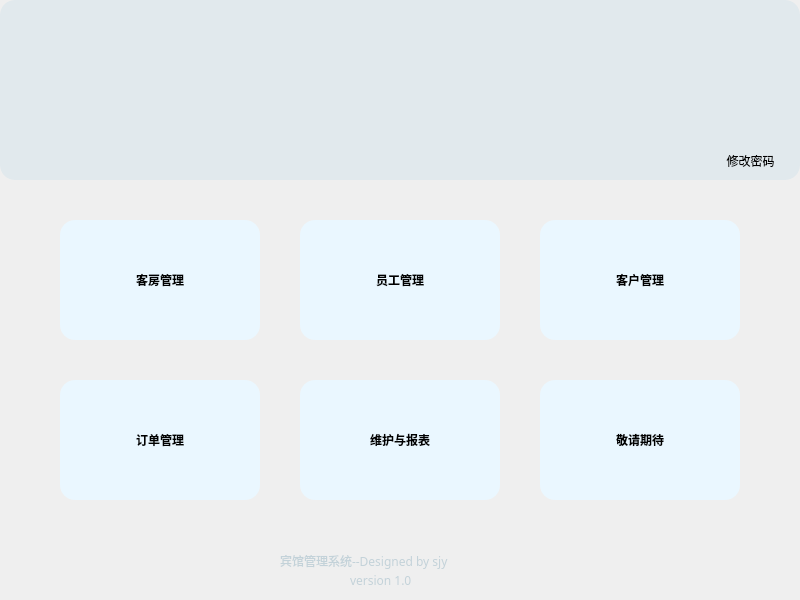
<?xml version="1.0" encoding="UTF-8"?>
<ui version="4.0">
 <class>MainWindow</class>
 <widget class="QMainWindow" name="MainWindow">
  <property name="geometry">
   <rect>
    <x>0</x>
    <y>0</y>
    <width>800</width>
    <height>600</height>
   </rect>
  </property>
  <property name="contextMenuPolicy">
   <enum>Qt::DefaultContextMenu</enum>
  </property>
  <property name="windowTitle">
   <string>MainWindow</string>
  </property>
  <property name="styleSheet">
   <string notr="true">QMainWindow{
border-radius:15px
}
QWidget{
border-radius:15px;
}
#frame{
background: #e1e9ed;}
QToolButton{
background:#EAF7FF;
border-radius:15px;
}
QToolButton:hover{
background:#EAF7FF;
border-radius:15px;
background:#49ebff;
}
#label{
text-align:center;
}
#welcome{
text-align:center;
}
#toolButton_7
{
background:#e1e9ed;
}</string>
  </property>
  <property name="tabShape">
   <enum>QTabWidget::Rounded</enum>
  </property>
  <widget class="QWidget" name="centralwidget">
   <widget class="QToolButton" name="clientbutton">
    <property name="geometry">
     <rect>
      <x>540</x>
      <y>220</y>
      <width>200</width>
      <height>120</height>
     </rect>
    </property>
    <property name="font">
     <font>
      <family>幼圆</family>
      <weight>75</weight>
      <bold>true</bold>
     </font>
    </property>
    <property name="text">
     <string>客户管理</string>
    </property>
    <property name="icon">
     <iconset>
      <normaloff>../../../../../pictures/client.png</normaloff>../../../../../pictures/client.png</iconset>
    </property>
    <property name="iconSize">
     <size>
      <width>80</width>
      <height>80</height>
     </size>
    </property>
    <property name="toolButtonStyle">
     <enum>Qt::ToolButtonTextUnderIcon</enum>
    </property>
   </widget>
   <widget class="QToolButton" name="chartbutton">
    <property name="geometry">
     <rect>
      <x>300</x>
      <y>380</y>
      <width>200</width>
      <height>120</height>
     </rect>
    </property>
    <property name="minimumSize">
     <size>
      <width>200</width>
      <height>120</height>
     </size>
    </property>
    <property name="font">
     <font>
      <family>幼圆</family>
      <weight>75</weight>
      <bold>true</bold>
     </font>
    </property>
    <property name="text">
     <string>维护与报表</string>
    </property>
    <property name="icon">
     <iconset>
      <normaloff>../../../../../pictures/chart.png</normaloff>../../../../../pictures/chart.png</iconset>
    </property>
    <property name="iconSize">
     <size>
      <width>70</width>
      <height>70</height>
     </size>
    </property>
    <property name="toolButtonStyle">
     <enum>Qt::ToolButtonTextUnderIcon</enum>
    </property>
   </widget>
   <widget class="QToolButton" name="toolButton_6">
    <property name="geometry">
     <rect>
      <x>540</x>
      <y>380</y>
      <width>200</width>
      <height>120</height>
     </rect>
    </property>
    <property name="font">
     <font>
      <family>幼圆</family>
      <weight>75</weight>
      <bold>true</bold>
     </font>
    </property>
    <property name="text">
     <string>敬请期待</string>
    </property>
    <property name="icon">
     <iconset>
      <normaloff>../../../../../pictures/tobecontinued.png</normaloff>../../../../../pictures/tobecontinued.png</iconset>
    </property>
    <property name="iconSize">
     <size>
      <width>70</width>
      <height>80</height>
     </size>
    </property>
    <property name="toolButtonStyle">
     <enum>Qt::ToolButtonTextUnderIcon</enum>
    </property>
   </widget>
   <widget class="QToolButton" name="orderbutton">
    <property name="geometry">
     <rect>
      <x>60</x>
      <y>380</y>
      <width>200</width>
      <height>120</height>
     </rect>
    </property>
    <property name="font">
     <font>
      <family>幼圆</family>
      <weight>75</weight>
      <bold>true</bold>
     </font>
    </property>
    <property name="text">
     <string>订单管理</string>
    </property>
    <property name="icon">
     <iconset>
      <normaloff>../../../../../pictures/order.png</normaloff>../../../../../pictures/order.png</iconset>
    </property>
    <property name="iconSize">
     <size>
      <width>80</width>
      <height>80</height>
     </size>
    </property>
    <property name="toolButtonStyle">
     <enum>Qt::ToolButtonTextUnderIcon</enum>
    </property>
   </widget>
   <widget class="QToolButton" name="roombutton">
    <property name="geometry">
     <rect>
      <x>60</x>
      <y>220</y>
      <width>200</width>
      <height>120</height>
     </rect>
    </property>
    <property name="font">
     <font>
      <family>幼圆</family>
      <weight>75</weight>
      <bold>true</bold>
     </font>
    </property>
    <property name="text">
     <string>客房管理</string>
    </property>
    <property name="icon">
     <iconset>
      <normaloff>../../../../../pictures/coffee.png</normaloff>../../../../../pictures/coffee.png</iconset>
    </property>
    <property name="iconSize">
     <size>
      <width>80</width>
      <height>80</height>
     </size>
    </property>
    <property name="popupMode">
     <enum>QToolButton::InstantPopup</enum>
    </property>
    <property name="toolButtonStyle">
     <enum>Qt::ToolButtonTextUnderIcon</enum>
    </property>
   </widget>
   <widget class="QToolButton" name="staffbutton">
    <property name="geometry">
     <rect>
      <x>300</x>
      <y>220</y>
      <width>200</width>
      <height>120</height>
     </rect>
    </property>
    <property name="font">
     <font>
      <family>幼圆</family>
      <weight>75</weight>
      <bold>true</bold>
     </font>
    </property>
    <property name="text">
     <string>员工管理</string>
    </property>
    <property name="icon">
     <iconset>
      <normaloff>../../../../../pictures/staff.png</normaloff>../../../../../pictures/staff.png</iconset>
    </property>
    <property name="iconSize">
     <size>
      <width>80</width>
      <height>80</height>
     </size>
    </property>
    <property name="toolButtonStyle">
     <enum>Qt::ToolButtonTextUnderIcon</enum>
    </property>
   </widget>
   <widget class="QFrame" name="frame">
    <property name="geometry">
     <rect>
      <x>0</x>
      <y>0</y>
      <width>800</width>
      <height>180</height>
     </rect>
    </property>
    <property name="frameShape">
     <enum>QFrame::StyledPanel</enum>
    </property>
    <property name="frameShadow">
     <enum>QFrame::Raised</enum>
    </property>
    <widget class="QLabel" name="welcome">
     <property name="geometry">
      <rect>
       <x>40</x>
       <y>10</y>
       <width>751</width>
       <height>51</height>
      </rect>
     </property>
     <property name="font">
      <font>
       <family>幼圆</family>
       <pointsize>12</pointsize>
      </font>
     </property>
     <property name="text">
      <string/>
     </property>
     <property name="alignment">
      <set>Qt::AlignCenter</set>
     </property>
    </widget>
    <widget class="QToolButton" name="toolButton_7">
     <property name="geometry">
      <rect>
       <x>370</x>
       <y>70</y>
       <width>71</width>
       <height>71</height>
      </rect>
     </property>
     <property name="font">
      <font>
       <pointsize>9</pointsize>
      </font>
     </property>
     <property name="text">
      <string/>
     </property>
     <property name="icon">
      <iconset>
       <normaloff>../../../../../pictures/hotel.png</normaloff>../../../../../pictures/hotel.png</iconset>
     </property>
     <property name="iconSize">
      <size>
       <width>100</width>
       <height>100</height>
      </size>
     </property>
    </widget>
    <widget class="QToolButton" name="modifyPwd">
     <property name="geometry">
      <rect>
       <x>710</x>
       <y>150</y>
       <width>81</width>
       <height>21</height>
      </rect>
     </property>
     <property name="styleSheet">
      <string notr="true">background:#e1e9ed</string>
     </property>
     <property name="text">
      <string>修改密码</string>
     </property>
    </widget>
   </widget>
   <widget class="QLabel" name="label">
    <property name="geometry">
     <rect>
      <x>280</x>
      <y>540</y>
      <width>241</width>
      <height>41</height>
     </rect>
    </property>
    <property name="palette">
     <palette>
      <active>
       <colorrole role="WindowText">
        <brush brushstyle="SolidPattern">
         <color alpha="255">
          <red>195</red>
          <green>210</green>
          <blue>217</blue>
         </color>
        </brush>
       </colorrole>
       <colorrole role="Button">
        <brush brushstyle="SolidPattern">
         <color alpha="255">
          <red>255</red>
          <green>255</green>
          <blue>255</blue>
         </color>
        </brush>
       </colorrole>
       <colorrole role="Light">
        <brush brushstyle="SolidPattern">
         <color alpha="255">
          <red>255</red>
          <green>255</green>
          <blue>255</blue>
         </color>
        </brush>
       </colorrole>
       <colorrole role="Midlight">
        <brush brushstyle="SolidPattern">
         <color alpha="255">
          <red>225</red>
          <green>232</green>
          <blue>236</blue>
         </color>
        </brush>
       </colorrole>
       <colorrole role="Dark">
        <brush brushstyle="SolidPattern">
         <color alpha="255">
          <red>97</red>
          <green>105</green>
          <blue>108</blue>
         </color>
        </brush>
       </colorrole>
       <colorrole role="Mid">
        <brush brushstyle="SolidPattern">
         <color alpha="255">
          <red>130</red>
          <green>140</green>
          <blue>145</blue>
         </color>
        </brush>
       </colorrole>
       <colorrole role="Text">
        <brush brushstyle="SolidPattern">
         <color alpha="255">
          <red>0</red>
          <green>0</green>
          <blue>0</blue>
         </color>
        </brush>
       </colorrole>
       <colorrole role="BrightText">
        <brush brushstyle="SolidPattern">
         <color alpha="255">
          <red>255</red>
          <green>255</green>
          <blue>255</blue>
         </color>
        </brush>
       </colorrole>
       <colorrole role="ButtonText">
        <brush brushstyle="SolidPattern">
         <color alpha="255">
          <red>0</red>
          <green>0</green>
          <blue>0</blue>
         </color>
        </brush>
       </colorrole>
       <colorrole role="Base">
        <brush brushstyle="SolidPattern">
         <color alpha="255">
          <red>255</red>
          <green>255</green>
          <blue>255</blue>
         </color>
        </brush>
       </colorrole>
       <colorrole role="Window">
        <brush brushstyle="SolidPattern">
         <color alpha="255">
          <red>255</red>
          <green>255</green>
          <blue>255</blue>
         </color>
        </brush>
       </colorrole>
       <colorrole role="Shadow">
        <brush brushstyle="SolidPattern">
         <color alpha="255">
          <red>0</red>
          <green>0</green>
          <blue>0</blue>
         </color>
        </brush>
       </colorrole>
       <colorrole role="AlternateBase">
        <brush brushstyle="SolidPattern">
         <color alpha="255">
          <red>225</red>
          <green>232</green>
          <blue>236</blue>
         </color>
        </brush>
       </colorrole>
       <colorrole role="ToolTipBase">
        <brush brushstyle="SolidPattern">
         <color alpha="255">
          <red>255</red>
          <green>255</green>
          <blue>220</blue>
         </color>
        </brush>
       </colorrole>
       <colorrole role="ToolTipText">
        <brush brushstyle="SolidPattern">
         <color alpha="255">
          <red>0</red>
          <green>0</green>
          <blue>0</blue>
         </color>
        </brush>
       </colorrole>
       <colorrole role="PlaceholderText">
        <brush brushstyle="SolidPattern">
         <color alpha="128">
          <red>0</red>
          <green>0</green>
          <blue>0</blue>
         </color>
        </brush>
       </colorrole>
      </active>
      <inactive>
       <colorrole role="WindowText">
        <brush brushstyle="SolidPattern">
         <color alpha="255">
          <red>195</red>
          <green>210</green>
          <blue>217</blue>
         </color>
        </brush>
       </colorrole>
       <colorrole role="Button">
        <brush brushstyle="SolidPattern">
         <color alpha="255">
          <red>255</red>
          <green>255</green>
          <blue>255</blue>
         </color>
        </brush>
       </colorrole>
       <colorrole role="Light">
        <brush brushstyle="SolidPattern">
         <color alpha="255">
          <red>255</red>
          <green>255</green>
          <blue>255</blue>
         </color>
        </brush>
       </colorrole>
       <colorrole role="Midlight">
        <brush brushstyle="SolidPattern">
         <color alpha="255">
          <red>225</red>
          <green>232</green>
          <blue>236</blue>
         </color>
        </brush>
       </colorrole>
       <colorrole role="Dark">
        <brush brushstyle="SolidPattern">
         <color alpha="255">
          <red>97</red>
          <green>105</green>
          <blue>108</blue>
         </color>
        </brush>
       </colorrole>
       <colorrole role="Mid">
        <brush brushstyle="SolidPattern">
         <color alpha="255">
          <red>130</red>
          <green>140</green>
          <blue>145</blue>
         </color>
        </brush>
       </colorrole>
       <colorrole role="Text">
        <brush brushstyle="SolidPattern">
         <color alpha="255">
          <red>0</red>
          <green>0</green>
          <blue>0</blue>
         </color>
        </brush>
       </colorrole>
       <colorrole role="BrightText">
        <brush brushstyle="SolidPattern">
         <color alpha="255">
          <red>255</red>
          <green>255</green>
          <blue>255</blue>
         </color>
        </brush>
       </colorrole>
       <colorrole role="ButtonText">
        <brush brushstyle="SolidPattern">
         <color alpha="255">
          <red>0</red>
          <green>0</green>
          <blue>0</blue>
         </color>
        </brush>
       </colorrole>
       <colorrole role="Base">
        <brush brushstyle="SolidPattern">
         <color alpha="255">
          <red>255</red>
          <green>255</green>
          <blue>255</blue>
         </color>
        </brush>
       </colorrole>
       <colorrole role="Window">
        <brush brushstyle="SolidPattern">
         <color alpha="255">
          <red>255</red>
          <green>255</green>
          <blue>255</blue>
         </color>
        </brush>
       </colorrole>
       <colorrole role="Shadow">
        <brush brushstyle="SolidPattern">
         <color alpha="255">
          <red>0</red>
          <green>0</green>
          <blue>0</blue>
         </color>
        </brush>
       </colorrole>
       <colorrole role="AlternateBase">
        <brush brushstyle="SolidPattern">
         <color alpha="255">
          <red>225</red>
          <green>232</green>
          <blue>236</blue>
         </color>
        </brush>
       </colorrole>
       <colorrole role="ToolTipBase">
        <brush brushstyle="SolidPattern">
         <color alpha="255">
          <red>255</red>
          <green>255</green>
          <blue>220</blue>
         </color>
        </brush>
       </colorrole>
       <colorrole role="ToolTipText">
        <brush brushstyle="SolidPattern">
         <color alpha="255">
          <red>0</red>
          <green>0</green>
          <blue>0</blue>
         </color>
        </brush>
       </colorrole>
       <colorrole role="PlaceholderText">
        <brush brushstyle="SolidPattern">
         <color alpha="128">
          <red>0</red>
          <green>0</green>
          <blue>0</blue>
         </color>
        </brush>
       </colorrole>
      </inactive>
      <disabled>
       <colorrole role="WindowText">
        <brush brushstyle="SolidPattern">
         <color alpha="255">
          <red>97</red>
          <green>105</green>
          <blue>108</blue>
         </color>
        </brush>
       </colorrole>
       <colorrole role="Button">
        <brush brushstyle="SolidPattern">
         <color alpha="255">
          <red>255</red>
          <green>255</green>
          <blue>255</blue>
         </color>
        </brush>
       </colorrole>
       <colorrole role="Light">
        <brush brushstyle="SolidPattern">
         <color alpha="255">
          <red>255</red>
          <green>255</green>
          <blue>255</blue>
         </color>
        </brush>
       </colorrole>
       <colorrole role="Midlight">
        <brush brushstyle="SolidPattern">
         <color alpha="255">
          <red>225</red>
          <green>232</green>
          <blue>236</blue>
         </color>
        </brush>
       </colorrole>
       <colorrole role="Dark">
        <brush brushstyle="SolidPattern">
         <color alpha="255">
          <red>97</red>
          <green>105</green>
          <blue>108</blue>
         </color>
        </brush>
       </colorrole>
       <colorrole role="Mid">
        <brush brushstyle="SolidPattern">
         <color alpha="255">
          <red>130</red>
          <green>140</green>
          <blue>145</blue>
         </color>
        </brush>
       </colorrole>
       <colorrole role="Text">
        <brush brushstyle="SolidPattern">
         <color alpha="255">
          <red>97</red>
          <green>105</green>
          <blue>108</blue>
         </color>
        </brush>
       </colorrole>
       <colorrole role="BrightText">
        <brush brushstyle="SolidPattern">
         <color alpha="255">
          <red>255</red>
          <green>255</green>
          <blue>255</blue>
         </color>
        </brush>
       </colorrole>
       <colorrole role="ButtonText">
        <brush brushstyle="SolidPattern">
         <color alpha="255">
          <red>97</red>
          <green>105</green>
          <blue>108</blue>
         </color>
        </brush>
       </colorrole>
       <colorrole role="Base">
        <brush brushstyle="SolidPattern">
         <color alpha="255">
          <red>255</red>
          <green>255</green>
          <blue>255</blue>
         </color>
        </brush>
       </colorrole>
       <colorrole role="Window">
        <brush brushstyle="SolidPattern">
         <color alpha="255">
          <red>255</red>
          <green>255</green>
          <blue>255</blue>
         </color>
        </brush>
       </colorrole>
       <colorrole role="Shadow">
        <brush brushstyle="SolidPattern">
         <color alpha="255">
          <red>0</red>
          <green>0</green>
          <blue>0</blue>
         </color>
        </brush>
       </colorrole>
       <colorrole role="AlternateBase">
        <brush brushstyle="SolidPattern">
         <color alpha="255">
          <red>195</red>
          <green>210</green>
          <blue>217</blue>
         </color>
        </brush>
       </colorrole>
       <colorrole role="ToolTipBase">
        <brush brushstyle="SolidPattern">
         <color alpha="255">
          <red>255</red>
          <green>255</green>
          <blue>220</blue>
         </color>
        </brush>
       </colorrole>
       <colorrole role="ToolTipText">
        <brush brushstyle="SolidPattern">
         <color alpha="255">
          <red>0</red>
          <green>0</green>
          <blue>0</blue>
         </color>
        </brush>
       </colorrole>
       <colorrole role="PlaceholderText">
        <brush brushstyle="SolidPattern">
         <color alpha="128">
          <red>0</red>
          <green>0</green>
          <blue>0</blue>
         </color>
        </brush>
       </colorrole>
      </disabled>
     </palette>
    </property>
    <property name="font">
     <font>
      <family>幼圆</family>
     </font>
    </property>
    <property name="text">
     <string>宾馆管理系统--Designed by sjy</string>
    </property>
   </widget>
   <widget class="QLabel" name="label_2">
    <property name="geometry">
     <rect>
      <x>350</x>
      <y>560</y>
      <width>241</width>
      <height>41</height>
     </rect>
    </property>
    <property name="palette">
     <palette>
      <active>
       <colorrole role="WindowText">
        <brush brushstyle="SolidPattern">
         <color alpha="255">
          <red>195</red>
          <green>210</green>
          <blue>217</blue>
         </color>
        </brush>
       </colorrole>
       <colorrole role="Button">
        <brush brushstyle="SolidPattern">
         <color alpha="255">
          <red>255</red>
          <green>255</green>
          <blue>255</blue>
         </color>
        </brush>
       </colorrole>
       <colorrole role="Light">
        <brush brushstyle="SolidPattern">
         <color alpha="255">
          <red>255</red>
          <green>255</green>
          <blue>255</blue>
         </color>
        </brush>
       </colorrole>
       <colorrole role="Midlight">
        <brush brushstyle="SolidPattern">
         <color alpha="255">
          <red>225</red>
          <green>232</green>
          <blue>236</blue>
         </color>
        </brush>
       </colorrole>
       <colorrole role="Dark">
        <brush brushstyle="SolidPattern">
         <color alpha="255">
          <red>97</red>
          <green>105</green>
          <blue>108</blue>
         </color>
        </brush>
       </colorrole>
       <colorrole role="Mid">
        <brush brushstyle="SolidPattern">
         <color alpha="255">
          <red>130</red>
          <green>140</green>
          <blue>145</blue>
         </color>
        </brush>
       </colorrole>
       <colorrole role="Text">
        <brush brushstyle="SolidPattern">
         <color alpha="255">
          <red>0</red>
          <green>0</green>
          <blue>0</blue>
         </color>
        </brush>
       </colorrole>
       <colorrole role="BrightText">
        <brush brushstyle="SolidPattern">
         <color alpha="255">
          <red>255</red>
          <green>255</green>
          <blue>255</blue>
         </color>
        </brush>
       </colorrole>
       <colorrole role="ButtonText">
        <brush brushstyle="SolidPattern">
         <color alpha="255">
          <red>0</red>
          <green>0</green>
          <blue>0</blue>
         </color>
        </brush>
       </colorrole>
       <colorrole role="Base">
        <brush brushstyle="SolidPattern">
         <color alpha="255">
          <red>255</red>
          <green>255</green>
          <blue>255</blue>
         </color>
        </brush>
       </colorrole>
       <colorrole role="Window">
        <brush brushstyle="SolidPattern">
         <color alpha="255">
          <red>255</red>
          <green>255</green>
          <blue>255</blue>
         </color>
        </brush>
       </colorrole>
       <colorrole role="Shadow">
        <brush brushstyle="SolidPattern">
         <color alpha="255">
          <red>0</red>
          <green>0</green>
          <blue>0</blue>
         </color>
        </brush>
       </colorrole>
       <colorrole role="AlternateBase">
        <brush brushstyle="SolidPattern">
         <color alpha="255">
          <red>225</red>
          <green>232</green>
          <blue>236</blue>
         </color>
        </brush>
       </colorrole>
       <colorrole role="ToolTipBase">
        <brush brushstyle="SolidPattern">
         <color alpha="255">
          <red>255</red>
          <green>255</green>
          <blue>220</blue>
         </color>
        </brush>
       </colorrole>
       <colorrole role="ToolTipText">
        <brush brushstyle="SolidPattern">
         <color alpha="255">
          <red>0</red>
          <green>0</green>
          <blue>0</blue>
         </color>
        </brush>
       </colorrole>
       <colorrole role="PlaceholderText">
        <brush brushstyle="SolidPattern">
         <color alpha="128">
          <red>0</red>
          <green>0</green>
          <blue>0</blue>
         </color>
        </brush>
       </colorrole>
      </active>
      <inactive>
       <colorrole role="WindowText">
        <brush brushstyle="SolidPattern">
         <color alpha="255">
          <red>195</red>
          <green>210</green>
          <blue>217</blue>
         </color>
        </brush>
       </colorrole>
       <colorrole role="Button">
        <brush brushstyle="SolidPattern">
         <color alpha="255">
          <red>255</red>
          <green>255</green>
          <blue>255</blue>
         </color>
        </brush>
       </colorrole>
       <colorrole role="Light">
        <brush brushstyle="SolidPattern">
         <color alpha="255">
          <red>255</red>
          <green>255</green>
          <blue>255</blue>
         </color>
        </brush>
       </colorrole>
       <colorrole role="Midlight">
        <brush brushstyle="SolidPattern">
         <color alpha="255">
          <red>225</red>
          <green>232</green>
          <blue>236</blue>
         </color>
        </brush>
       </colorrole>
       <colorrole role="Dark">
        <brush brushstyle="SolidPattern">
         <color alpha="255">
          <red>97</red>
          <green>105</green>
          <blue>108</blue>
         </color>
        </brush>
       </colorrole>
       <colorrole role="Mid">
        <brush brushstyle="SolidPattern">
         <color alpha="255">
          <red>130</red>
          <green>140</green>
          <blue>145</blue>
         </color>
        </brush>
       </colorrole>
       <colorrole role="Text">
        <brush brushstyle="SolidPattern">
         <color alpha="255">
          <red>0</red>
          <green>0</green>
          <blue>0</blue>
         </color>
        </brush>
       </colorrole>
       <colorrole role="BrightText">
        <brush brushstyle="SolidPattern">
         <color alpha="255">
          <red>255</red>
          <green>255</green>
          <blue>255</blue>
         </color>
        </brush>
       </colorrole>
       <colorrole role="ButtonText">
        <brush brushstyle="SolidPattern">
         <color alpha="255">
          <red>0</red>
          <green>0</green>
          <blue>0</blue>
         </color>
        </brush>
       </colorrole>
       <colorrole role="Base">
        <brush brushstyle="SolidPattern">
         <color alpha="255">
          <red>255</red>
          <green>255</green>
          <blue>255</blue>
         </color>
        </brush>
       </colorrole>
       <colorrole role="Window">
        <brush brushstyle="SolidPattern">
         <color alpha="255">
          <red>255</red>
          <green>255</green>
          <blue>255</blue>
         </color>
        </brush>
       </colorrole>
       <colorrole role="Shadow">
        <brush brushstyle="SolidPattern">
         <color alpha="255">
          <red>0</red>
          <green>0</green>
          <blue>0</blue>
         </color>
        </brush>
       </colorrole>
       <colorrole role="AlternateBase">
        <brush brushstyle="SolidPattern">
         <color alpha="255">
          <red>225</red>
          <green>232</green>
          <blue>236</blue>
         </color>
        </brush>
       </colorrole>
       <colorrole role="ToolTipBase">
        <brush brushstyle="SolidPattern">
         <color alpha="255">
          <red>255</red>
          <green>255</green>
          <blue>220</blue>
         </color>
        </brush>
       </colorrole>
       <colorrole role="ToolTipText">
        <brush brushstyle="SolidPattern">
         <color alpha="255">
          <red>0</red>
          <green>0</green>
          <blue>0</blue>
         </color>
        </brush>
       </colorrole>
       <colorrole role="PlaceholderText">
        <brush brushstyle="SolidPattern">
         <color alpha="128">
          <red>0</red>
          <green>0</green>
          <blue>0</blue>
         </color>
        </brush>
       </colorrole>
      </inactive>
      <disabled>
       <colorrole role="WindowText">
        <brush brushstyle="SolidPattern">
         <color alpha="255">
          <red>97</red>
          <green>105</green>
          <blue>108</blue>
         </color>
        </brush>
       </colorrole>
       <colorrole role="Button">
        <brush brushstyle="SolidPattern">
         <color alpha="255">
          <red>255</red>
          <green>255</green>
          <blue>255</blue>
         </color>
        </brush>
       </colorrole>
       <colorrole role="Light">
        <brush brushstyle="SolidPattern">
         <color alpha="255">
          <red>255</red>
          <green>255</green>
          <blue>255</blue>
         </color>
        </brush>
       </colorrole>
       <colorrole role="Midlight">
        <brush brushstyle="SolidPattern">
         <color alpha="255">
          <red>225</red>
          <green>232</green>
          <blue>236</blue>
         </color>
        </brush>
       </colorrole>
       <colorrole role="Dark">
        <brush brushstyle="SolidPattern">
         <color alpha="255">
          <red>97</red>
          <green>105</green>
          <blue>108</blue>
         </color>
        </brush>
       </colorrole>
       <colorrole role="Mid">
        <brush brushstyle="SolidPattern">
         <color alpha="255">
          <red>130</red>
          <green>140</green>
          <blue>145</blue>
         </color>
        </brush>
       </colorrole>
       <colorrole role="Text">
        <brush brushstyle="SolidPattern">
         <color alpha="255">
          <red>97</red>
          <green>105</green>
          <blue>108</blue>
         </color>
        </brush>
       </colorrole>
       <colorrole role="BrightText">
        <brush brushstyle="SolidPattern">
         <color alpha="255">
          <red>255</red>
          <green>255</green>
          <blue>255</blue>
         </color>
        </brush>
       </colorrole>
       <colorrole role="ButtonText">
        <brush brushstyle="SolidPattern">
         <color alpha="255">
          <red>97</red>
          <green>105</green>
          <blue>108</blue>
         </color>
        </brush>
       </colorrole>
       <colorrole role="Base">
        <brush brushstyle="SolidPattern">
         <color alpha="255">
          <red>255</red>
          <green>255</green>
          <blue>255</blue>
         </color>
        </brush>
       </colorrole>
       <colorrole role="Window">
        <brush brushstyle="SolidPattern">
         <color alpha="255">
          <red>255</red>
          <green>255</green>
          <blue>255</blue>
         </color>
        </brush>
       </colorrole>
       <colorrole role="Shadow">
        <brush brushstyle="SolidPattern">
         <color alpha="255">
          <red>0</red>
          <green>0</green>
          <blue>0</blue>
         </color>
        </brush>
       </colorrole>
       <colorrole role="AlternateBase">
        <brush brushstyle="SolidPattern">
         <color alpha="255">
          <red>195</red>
          <green>210</green>
          <blue>217</blue>
         </color>
        </brush>
       </colorrole>
       <colorrole role="ToolTipBase">
        <brush brushstyle="SolidPattern">
         <color alpha="255">
          <red>255</red>
          <green>255</green>
          <blue>220</blue>
         </color>
        </brush>
       </colorrole>
       <colorrole role="ToolTipText">
        <brush brushstyle="SolidPattern">
         <color alpha="255">
          <red>0</red>
          <green>0</green>
          <blue>0</blue>
         </color>
        </brush>
       </colorrole>
       <colorrole role="PlaceholderText">
        <brush brushstyle="SolidPattern">
         <color alpha="128">
          <red>0</red>
          <green>0</green>
          <blue>0</blue>
         </color>
        </brush>
       </colorrole>
      </disabled>
     </palette>
    </property>
    <property name="font">
     <font>
      <family>幼圆</family>
     </font>
    </property>
    <property name="text">
     <string>version 1.0</string>
    </property>
   </widget>
  </widget>
 </widget>
 <resources/>
 <connections/>
</ui>
